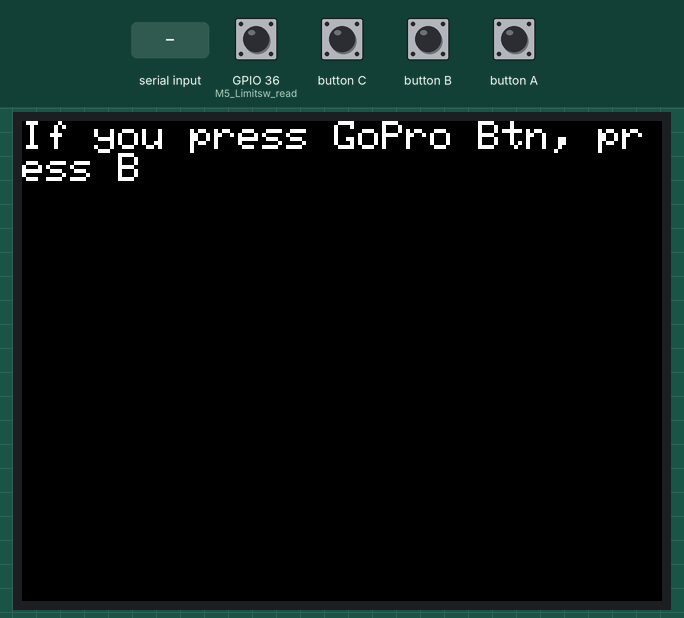
Simulated run of this program. Board: ESP32. On the bench: 320×240 colour display. The inputs (shaded band) are chosen by the test bench; at power-on: GPIO 36 (M5_Limitsw_read) LOW. What the program prints to the serial monitor is not drawn.

Above: at 1.3 s.

The program:

main.cpp
```cpp
#include <ArduinoOTA.h>
#include <M5Stack.h>
#include <WiFi.h>
#include <esp_now.h>
#include <mcp_can.h>

//調べた受信側のMACアドレスを設定
uint8_t broadcastAddress1[] = {0x2C, 0xBC, 0xBB, 0x81, 0xF8, 0x60};
uint8_t broadcastAddress2[] = {0x2C, 0xBC, 0xBB, 0x81, 0xF8, 0xFC};
uint8_t broadcastAddress[] = {0xFF, 0xFF, 0xFF, 0xFF, 0xFF, 0xFF};


uint8_t DATA[2];
char buf[2];
int temp;
int mode_num, mode_num_;

esp_now_peer_info_t peerInfo;   //受信側情報のパラメータオブジェクト

//送信が完了した時の処理
void OnDataSent(const uint8_t *mac_addr, esp_now_send_status_t status) {
  if(status == ESP_NOW_SEND_SUCCESS){
    Serial.println("Deli_Success");
    mode_num = 10;
  }else{
    Serial.println("Deli_Fail");
    mode_num = 1;
  }
}

// CAN setup
#define CAN_dji_IDaddress 0x200
#define CAN0_INT 15
MCP_CAN CAN0(12);
int ds;
float ts_time;

void init_can(){
  if(CAN0.begin(MCP_ANY, CAN_1000KBPS, MCP_8MHZ) == CAN_OK){
  }else{
  }
  CAN0.setMode(MCP_NORMAL);
  pinMode(CAN0_INT, INPUT);
}

void sendData_dji(int ds_){
  //-10000~10000[mA]
  int d1 = ds_ & 0xFF;
  int d0 = ds_ >> 8 & 0xFF;
  byte data[8] = {(byte)d0, (byte)d1, (byte)d0, (byte)d1, (byte)d0, (byte)d1, (byte)d0, (byte)d1};
  byte sndStat = CAN0.sendMsgBuf(CAN_dji_IDaddress, 0, 8, data);
}

// Limit Switch setup
#define M5_Limitsw_read 36

void IRAM_ATTR onRise1() {
  mode_num = 20;
}

void setup() {
  M5.begin();
  M5.Power.begin();
  Serial.begin(115200);
  Serial.setTimeout(5000);
  WiFi.mode(WIFI_STA);            // Wi-FiをStationモードに設定

  M5.Lcd.setTextSize(2);
  M5.Lcd.setCursor(0,0);
  M5.Lcd.println("If you press GoPro Btn, press B");

  //Limit Switch
  pinMode(M5_Limitsw_read, INPUT_PULLDOWN);
  attachInterrupt(M5_Limitsw_read,onRise1,RISING);

  //Set CAN
  init_can();

  //ESP-NOWの初期化
  if (esp_now_init() != ESP_OK) {
    Serial.println("Error initializing ESP-NOW");
    return;
  }else{
    mode_num = 1;
  }

  //ペア情報（受信側のアドレスとチャネルと暗号化の設定）
  memcpy(peerInfo.peer_addr, broadcastAddress, 6);
  peerInfo.channel = 0;
  peerInfo.encrypt = false;

  //受信側の情報追加
  if (esp_now_add_peer(&peerInfo) != ESP_OK){
    Serial.println("Failed to add peer");
    return;
  }
  esp_now_register_send_cb(OnDataSent);   //ESP-NOWでデータ送信した時のコールバック関数を登録
}

void loop() {
  M5.update();

  if(M5.BtnB.wasPressed()){
    mode_num = 10;
  }
  switch (mode_num){
  case 1:
    Serial.println("Set distance [mm]");
    mode_num = 2;
    break;

  case 2:
    if(Serial.available() > 0){
      String text = Serial.readStringUntil('\n');
      Serial.print("talk:");
      Serial.println(text);
      temp = atoi(text.c_str());
      if(temp % 10 == 0){
        sprintf(buf,"%d",temp); //数値型を文字型に変換
        memcpy(DATA,buf,strlen(buf)); //uint8_tのLED変数に値をコピー

        esp_err_t result = esp_now_send(broadcastAddress, DATA, sizeof(buf)); //ESP-NOWのデータ送信処理

        if (result == ESP_OK) {
          Serial.println("success");
          Serial.print("text : ");
          Serial.println(text);
        }
        else {
          Serial.println("Error");
          mode_num = 1;
        }
        delay(500);
      }else{
        Serial.println("Can't set distance!");
        Serial.println("Please use x10[mm]");
        mode_num = 1;
      }
    }else{
    }
    break;

  case 10:
    sendData_dji(500);
    break;

  case 20:
    ts_time = millis();
    mode_num = 21;
    break;

  case 21:
    sendData_dji(-500);
    if(millis() - ts_time > 2000){
      sendData_dji(0);
      mode_num = 1;
    }
    break;

  default:
    break;
  }
}
```
